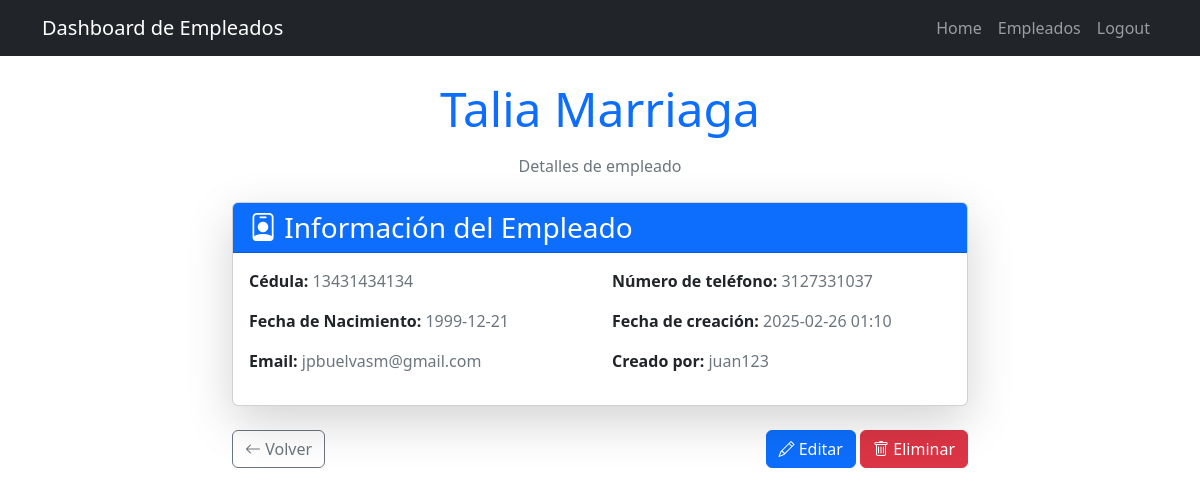
The page /employees/4/ (signed in) on the database its author committed.
### employees/models.py (models this page shows, shortened)
class Employess(models.Model):
    name = models.CharField(max_length=200)
    DNI = models.CharField(max_length=20)   # en vez de IntegerField
    created = models.DateTimeField(auto_now_add=True)
    birthdate = models.DateField(null=True, blank=True)  # Cambiado a DateField
    email = models.EmailField(max_length=100)  # Cambiado a EmailField
    phone = models.CharField(max_length=20) # en vez de IntegerField
    user = models.ForeignKey(User, on_delete=models.CASCADE)

### employees/views.py (the view)
# urls.py: path('employees/<int:pk>/', EmployeeDetailView.as_view(), name='employee_detail'),
class EmployeeDetailView(LoginRequiredMixin, DetailView):
    model = Employess
    template_name = 'employee_detail.html'
    context_object_name = 'employee'

### employees/templates/employee_detail.html (shortened to what this page needs)
{% extends 'base.html' %} {% block content %}
<div class="container mt-4">
  <div class="row justify-content-center">
    <div class="col-md-8">
      <div class="text-center mb-4">
        <h1 class="display-5 mb-3 text-primary">{{ employee.name }}</h1>
        <p class="text-muted">Detalles de empleado</p>
      </div>
      <div class="card shadow-lg">
        <div class="card-header bg-primary text-white">
          <h3 class="card-title mb-0">
            <i class="bi bi-person-badge"></i> Información del Empleado
          </h3>
        </div>
        <div class="card-body">
          <div class="row">
            <div class="col-md-6">
              <p class="mb-3">
                <strong>Cédula:</strong>
                <span class="text-muted">{{ employee.DNI }}</span>
              </p>
              <p class="mb-3">
                <strong>Fecha de Nacimiento:</strong>
                <span class="text-muted"
                  >{{ employee.birthdate|date:"Y-m-d" }}</span
                >
              </p>
              <p class="mb-3">
                <strong>Email:</strong>
                <span class="text-muted">{{ employee.email }}</span>
              </p>
            </div>
            <div class="col-md-6">
              <p class="mb-3">
                <strong>Número de teléfono:</strong>
                <span class="text-muted">{{ employee.phone }}</span>
              </p>
              <p class="mb-3">
                <strong>Fecha de creación:</strong>
                <span class="text-muted"
                  >{{ employee.created|date:"Y-m-d H:i" }}</span
                >
              </p>
              <p class="mb-3">
                <strong>Creado por:</strong>
                <span class="text-muted">{{ employee.user.username }}</span>
              </p>
            </div>
          </div>
        </div>
      </div>
      <div class="d-flex justify-content-between mt-4">
        <a href="{% url 'employees' %}" class="btn btn-outline-secondary">
          <i class="bi bi-arrow-left"></i> Volver
        </a>
        <div>
          <a
            href="{% url 'update_employee' employee.id %}"
            class="btn btn-primary"
          >
            <i class="bi bi-pencil"></i> Editar
          </a>
          <a
            href="{% url 'delete_employee' employee.id %}"
            class="btn btn-danger"
          >
            <i class="bi bi-trash"></i> Eliminar
          </a>
        </div>
      </div>
    </div>
  </div>
  {% endblock %}

### rows shown on the page
Employess: name "Talia Marriaga", DNI "13431434134", birthdate "1999-12-21", email "jpbuelvasm@gmail.com", phone "3127331037", created "2025-02-26 01:10", user.username "juan123"
